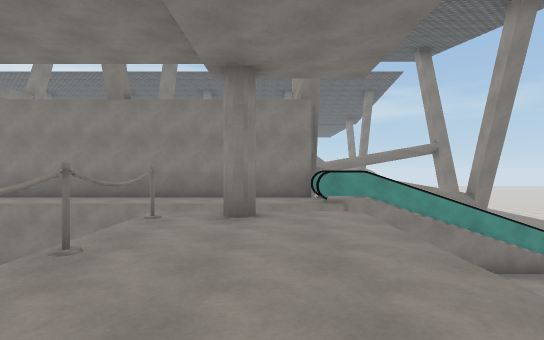
view 1 (above)

23 first-person views from a walk through a 3-D level made in the Unity game engine. The camera is 1.4 m above the floor, looks level and sees 80° across. The floor is counted in squares, 2 m on a side. Each view is taken from the middle of a square. On the plan, view 1 faces up. The plan holds only what a view shows up to about 10 squares ahead; the rest is blank. The place goes on beyond the plan. Surface patterns are stand-ins for the level's own textures.

view 2
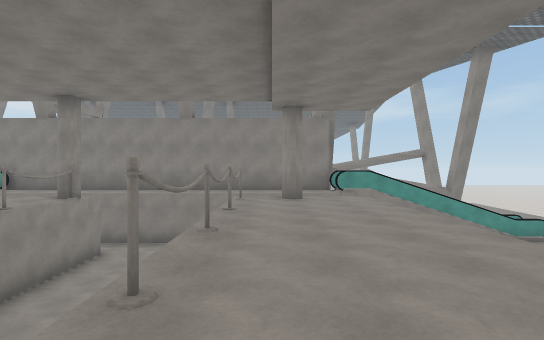

view 3
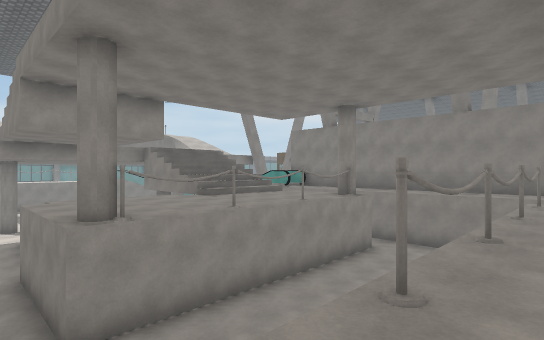

view 4
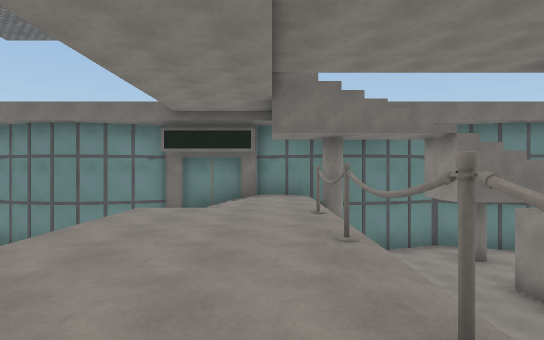

view 5
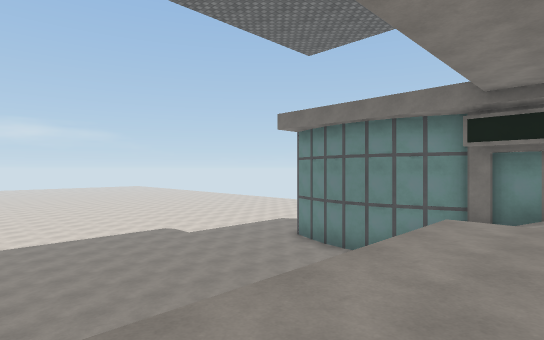

view 6
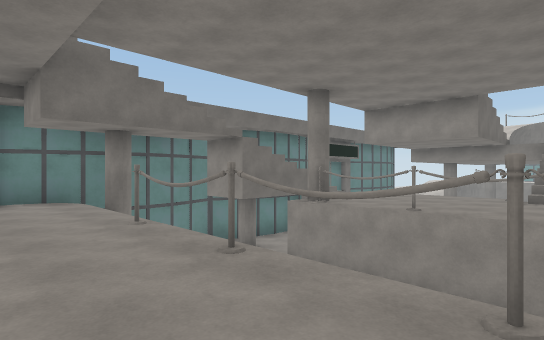

view 7
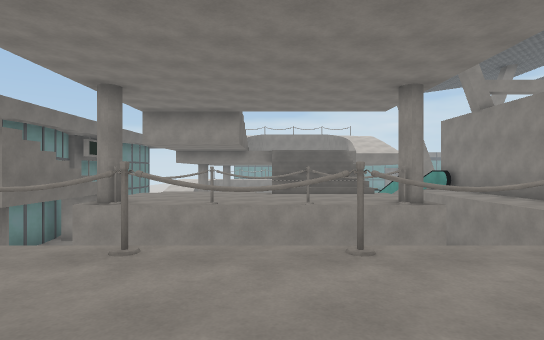

view 8
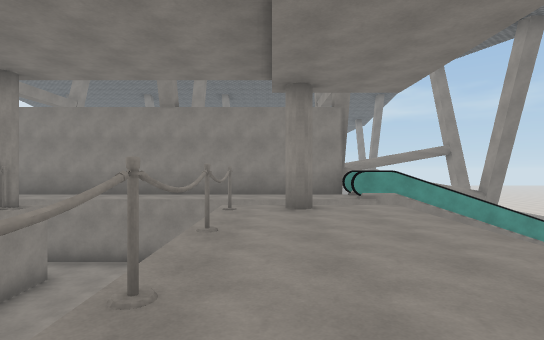

view 9
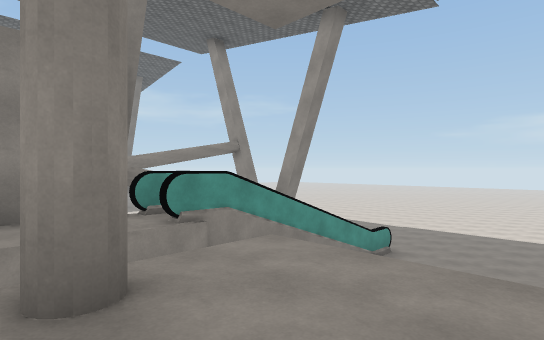

view 10
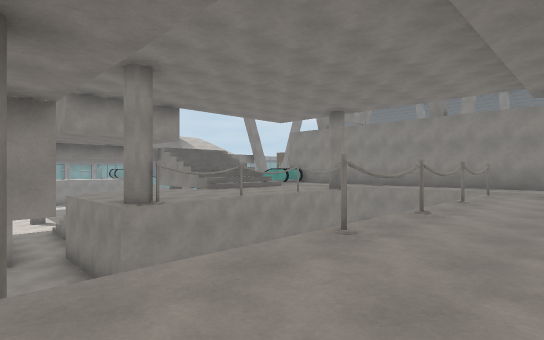

view 11
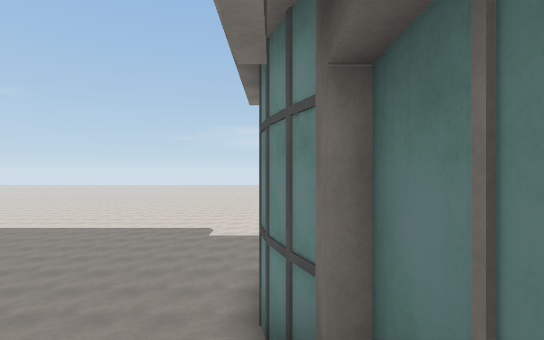

view 12
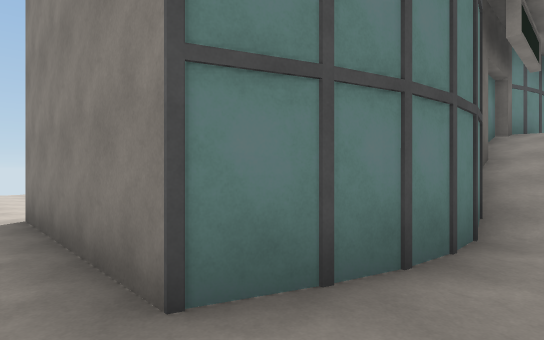

view 13
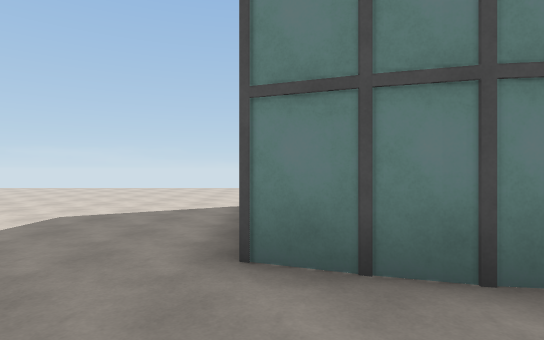

view 14
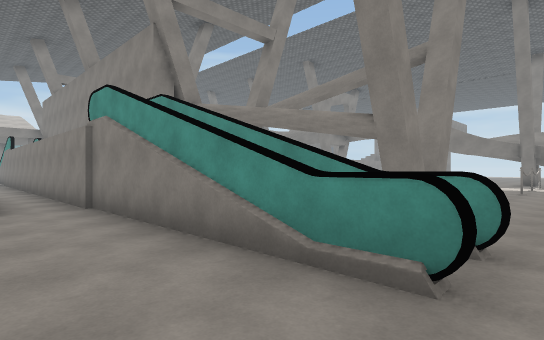

view 15
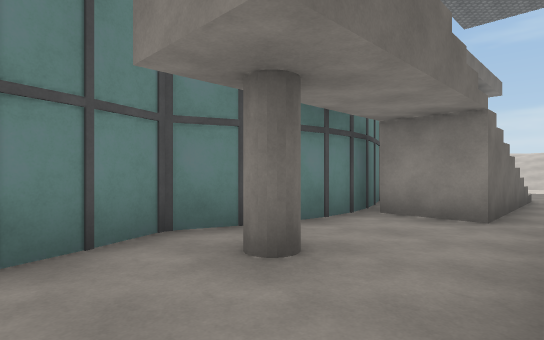

view 16
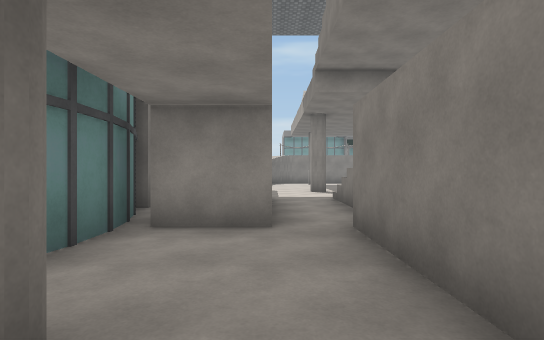

view 17
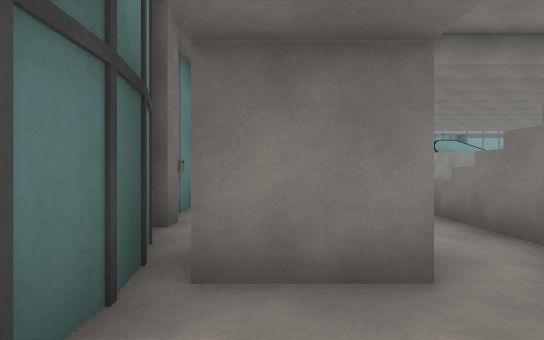

view 18
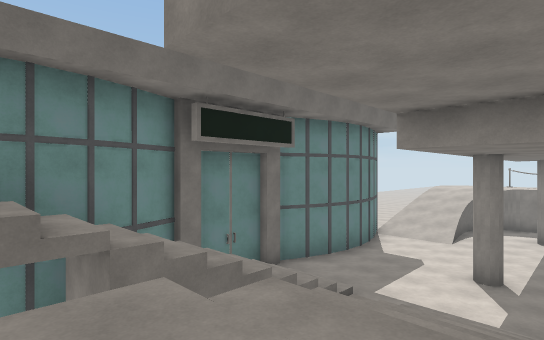

view 19
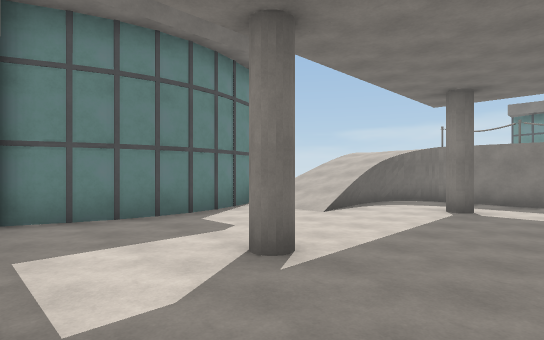

view 20
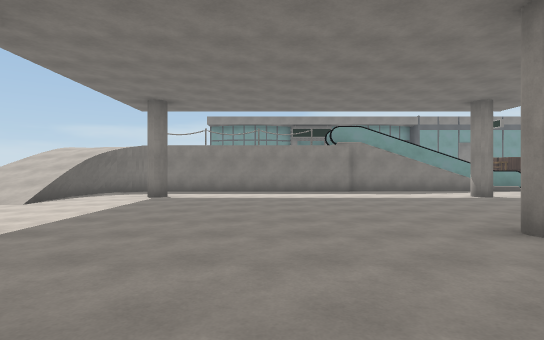

view 21
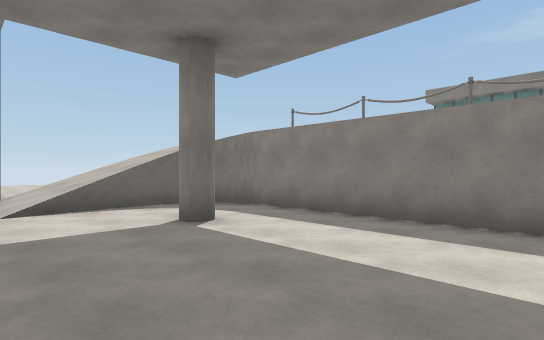

view 22
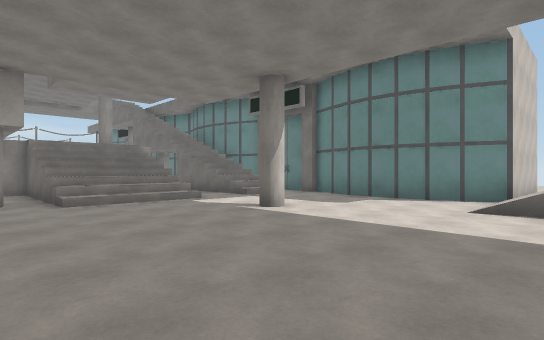

view 23
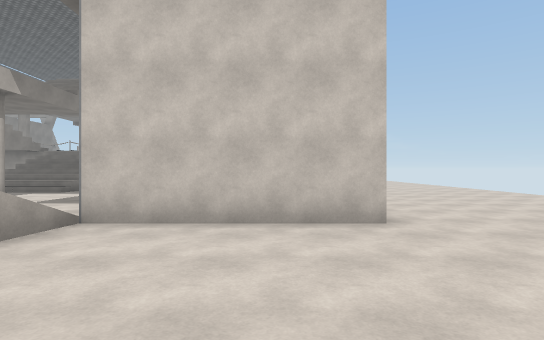

### Floor plan
Key: @ floor where view 1 was taken; # wall or solid block; . main floor; : floor 3 m higher than the main floor; / step, stairs or slope; = window, fence, low wall or low ledge; ^ raised ledge; O other object.
Columns run from 24 left of view 1 to 8 right of it. Each row starts with its distance up from view 1.
 17                               .O
 16                               .O
 15                                .
 14                                .
 13                                .
 12                                .
 11                                .
 10                               #..
  9   ..                           ..
  8   ..#.         ################=.
  7   .....        ::::::::::######=.
  6   ......          ...............
  5   .......#     /::O.. O:#: ......
  4   .........    /:::.. O:::     ..
  3   ..........#  /:::.. O:::
  2 O ............/#:::.. O:::   ....
  1 : .........////::::.. O:::   ....
  0 O .........////::::.. O:@:   ....
 -1 : ..#....#.////::::.. O:::  .....
 -2 : .............#. #.. ::/.  .....
 -3 O://=/...../////..... ::/   .....
 -4   ////...../////..#..  :// //....
 -5   ////.###....####..###:///####..
 -6    ...## ######  ####  ^^###  ##.
 -7   ....#                        #.
 -8  .....#                        #.
 -9   ....#                        #.
-10    .....                       ..
-11     .......                    ..
-12      .......                   ..
-13        .....                   ..
-14         ....
-15          ...

Where each view was taken, in squares from view 1:
view 1: 0 up, 0 right, facing up
view 2: 3 down, 1 left, facing up
view 3: 3 down, 1 left, facing up-left
view 4: 4 up, 1 left, facing down
view 5: 3 up, 0 right, facing down-right
view 6: 3 up, 0 right, facing down-left
view 7: 2 up, 1 right, facing left
view 8: 1 down, 1 left, facing up
view 9: 3 up, 1 left, facing up-right
view 10: 4 down, 0 right, facing up-left
view 11: 5 down, 0 right, facing right
view 12: 4 down, 8 right, facing down-left
view 13: 3 down, 7 right, facing down
view 14: 5 up, 8 right, facing up-left
view 15: 2 down, 4 left, facing down-left
view 16: 3 down, 5 left, facing left
view 17: 4 down, 7 left, facing left
view 18: 0 up, 8 left, facing down-left
view 19: 1 up, 13 left, facing down-left
view 20: 2 up, 12 left, facing left
view 21: 3 up, 18 left, facing down-left
view 22: 3 up, 20 left, facing down-right
view 23: 8 down, 23 left, facing right
